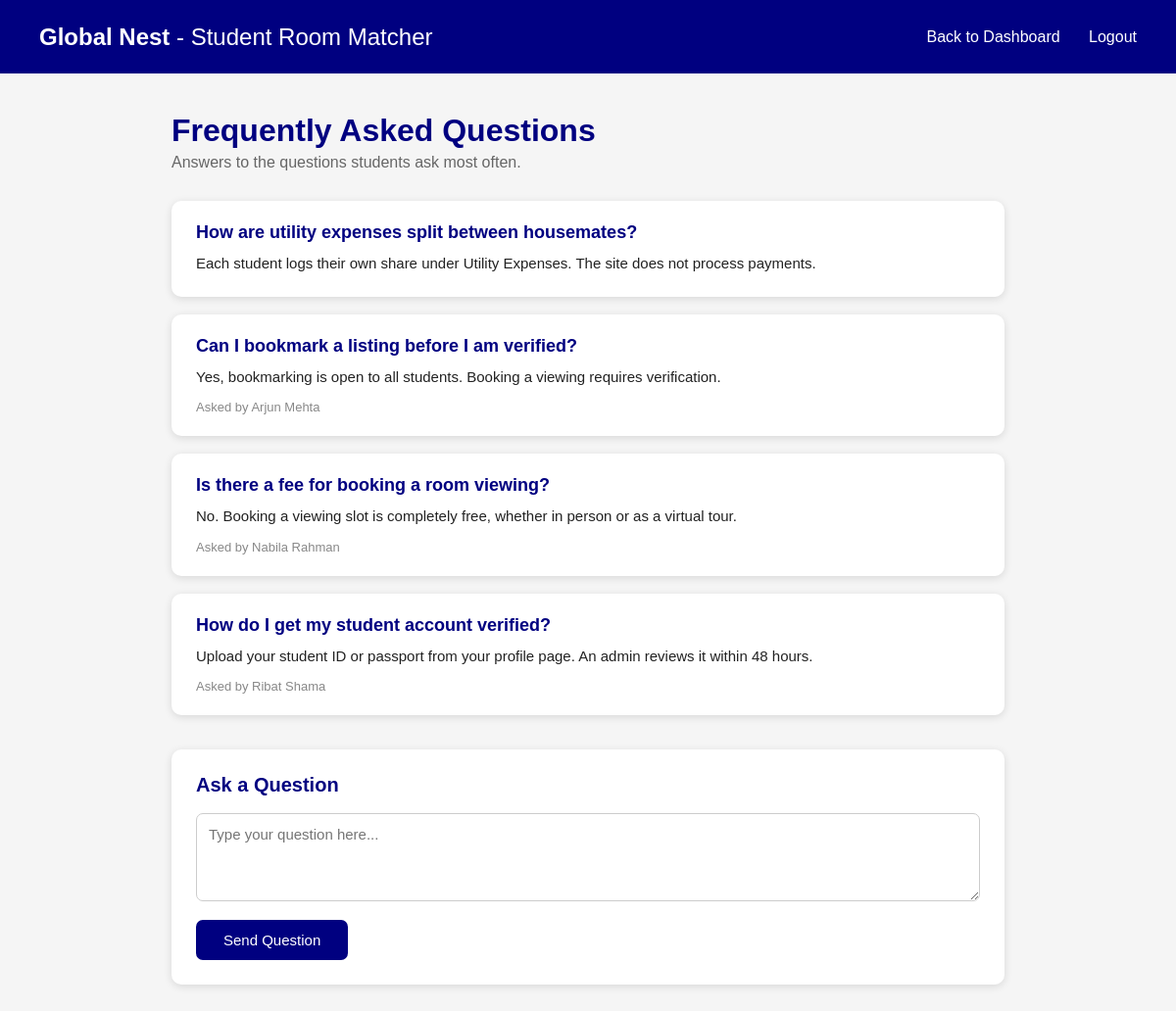
Page /faq.php (signed in) on the committed database.
### tables this page shows
CREATE TABLE `faq` (
  `FAQ_ID` int(11) NOT NULL,
  `Question` text NOT NULL,
  `Answer` text DEFAULT NULL,
  `Std_ID` int(11) DEFAULT NULL
);

CREATE TABLE `student` (
  `Std_ID` int(11) NOT NULL,
  `First_name` varchar(50) NOT NULL,
  `Last_name` varchar(50) DEFAULT NULL,
  `Email` varchar(100) NOT NULL,
  `Password` varchar(255) NOT NULL,
  `is_Verified` tinyint(1) NOT NULL DEFAULT 0,
  `Nationality` varchar(50) DEFAULT NULL,
  `CookingHabit` varchar(50) DEFAULT NULL,
  `SleepSchedule` varchar(50) DEFAULT NULL,
  `Username` varchar(50) NOT NULL,
  `University_ID` varchar(50) DEFAULT NULL,
  `University_Name` varchar(150) DEFAULT NULL,
  `University_Email` varchar(100) DEFAULT NULL
);

### faq.php (the view, shortened to what this page needs)
<?php
include "DBconnect.php";
$sql = "SELECT
            FAQ.FAQ_ID,
            FAQ.Question,
            FAQ.Answer,
            FAQ.Std_ID,
            Student.First_name,
            Student.Last_name
        FROM FAQ
        LEFT JOIN Student
        ON FAQ.Std_ID = Student.Std_ID
        WHERE FAQ.Answer IS NOT NULL
        ORDER BY FAQ.FAQ_ID DESC";
$result = mysqli_query($conn, $sql);
$faq_count = mysqli_num_rows($result);
?>
<!DOCTYPE html>
<html>
<head>
</head>
<body>
<div class="header">
    <div class="logo">
        <strong>Global Nest</strong>
        - Student Room Matcher
    </div>
    <div class="navigation">
        <a href="dashboard.php">
            Back to Dashboard
        </a>
        <a href="logout.php">
            Logout
        </a>
    </div>
</div>
<div class="container">
    <h1 class="page-title">
        Frequently Asked Questions
    </h1>
    <p class="page-note">
        Answers to the questions students ask most often.
    </p>
    <?php if ($faq_count > 0) { ?>
        <?php while ($faq = mysqli_fetch_assoc($result)) { ?>
            <div class="faq-card">
                <p class="faq-question">
                    <?php echo htmlspecialchars($faq["Question"]); ?>
                </p>
                <p class="faq-answer">
                    <?php echo htmlspecialchars($faq["Answer"]); ?>
                </p>
                <?php if ($faq["Std_ID"] != NULL) { ?>
                    <div class="faq-asked-by">
                        Asked by
                        <?php
                        echo htmlspecialchars(
                            $faq["First_name"] . " " .
                            $faq["Last_name"]
                        );
                        ?>
                    </div>
                <?php } ?>
            </div>
        <?php } ?>
    <?php } ?>
    <div class="ask-box">
        <h2>Ask a Question</h2>
        <form method="POST">
            <textarea
                name="question"
                placeholder="Type your question here..."
                required
            ></textarea>
            <button
                type="submit"
                name="ask"
                class="ask-button"
            >
                Send Question
            </button>
        </form>
    </div>
</div>
</body>
</html>

### faq.php (style rules this page uses)
* { box-sizing: border-box; }
body { margin: 0; font-family: Arial, sans-serif; background-color: #f5f5f5; color: #222; }
.header { width: 100%; height: 75px; background-color: #000080; display: flex; justify-content: space-between; align-items: center; padding: 0 40px; }
.logo { color: white; font-size: 24px; }
.navigation a { color: white; text-decoration: none; font-size: 16px; margin-left: 25px; }
.container { width: 90%; max-width: 850px; margin: 40px auto; }
.page-title { color: #000080; margin: 0 0 5px 0; }
.page-note { color: #666; margin: 0 0 30px 0; }
.faq-card { background-color: white; padding: 22px 25px; margin-bottom: 18px; border-radius: 10px; box-shadow: 0 2px 8px rgba(0, 0, 0, 0.12); }
.faq-question { color: #000080; font-size: 18px; font-weight: bold; margin: 0 0 10px 0; }
.faq-answer { font-size: 15px; line-height: 1.5; margin: 0; }
.faq-asked-by { color: #888; font-size: 13px; margin-top: 12px; }
.ask-box { background-color: white; padding: 25px; margin-top: 35px; border-radius: 10px; box-shadow: 0 2px 8px rgba(0, 0, 0, 0.12); }
.ask-box h2 { color: #000080; margin-top: 0; font-size: 20px; }
.ask-box textarea { width: 100%; height: 90px; padding: 12px; border: 1px solid #ccc; border-radius: 7px; font-family: Arial, sans-serif; font-size: 15px; resize: vertical; }
.ask-button { margin-top: 15px; padding: 12px 28px; background-color: #000080; color: white; border: none; border-radius: 7px; font-size: 15px; cursor: pointer; }

### rows in the picture
faq: Question "How are utility expenses split between housemates?", Answer "Each student logs their own share under Utility Expenses. The site does not process payments."
faq: Question "Can I bookmark a listing before I am verified?", Answer "Yes, bookmarking is open to all students. Booking a viewing requires verification.", Std_ID.Last_name "Arjun Mehta"
faq: Question "Is there a fee for booking a room viewing?", Answer "No. Booking a viewing slot is completely free, whether in person or as a virtual tour.", Std_ID.Last_name "Nabila Rahman"
faq: Question "How do I get my student account verified?", Answer "Upload your student ID or passport from your profile page. An admin reviews it within 48 hours.", Std_ID.Last_name "Ribat Shama"
